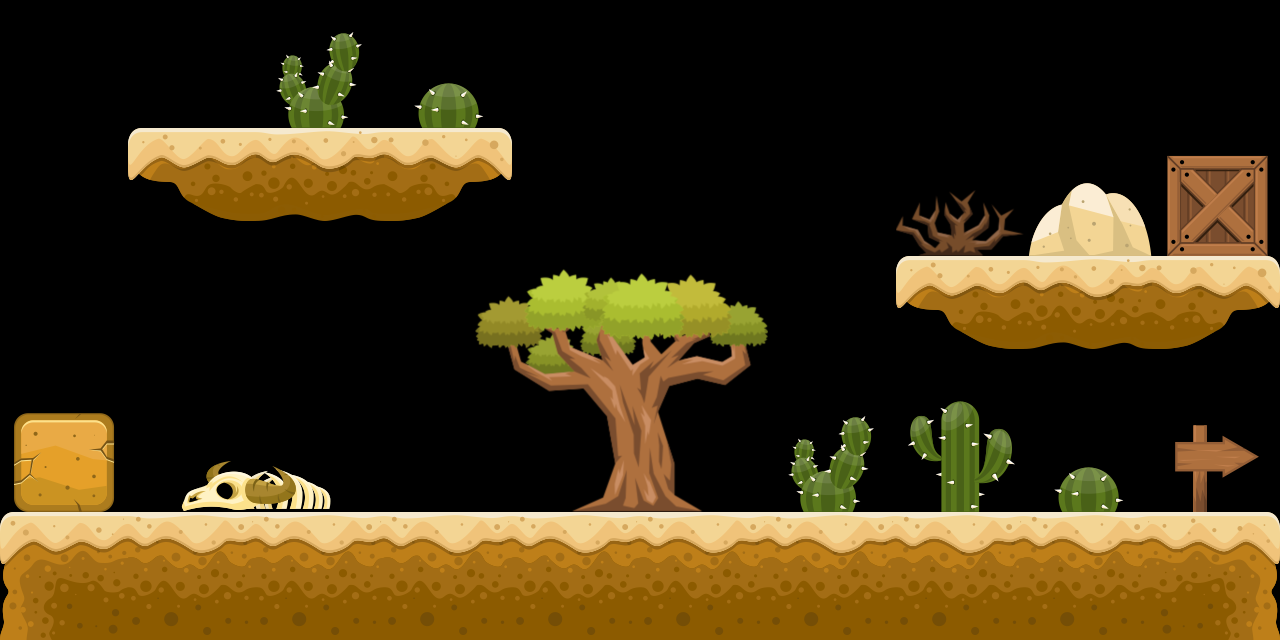

A 2D game scene composited from a Tiled map and its tileset images. What follows is a short description and the map's XML, with every tile layer's data as written:
An orthogonal 10x5 tile map with 128x128 px tiles, 2 tile layers (plataformas, objetos).

<map version="1.4" tiledversion="1.4.3" orientation="orthogonal" renderorder="right-down" width="10" height="5" tilewidth="128" tileheight="128" infinite="0" nextlayerid="4" nextobjectid="1">
 <editorsettings>
  <export target="exemplo.json" format="json" />
 </editorsettings>
 <tileset firstgid="1" name="desert" tilewidth="128" tileheight="128" tilecount="36" columns="9">
  <image source="../tileset/deserto.png" width="1152" height="512" />
  <tile id="0">
   <properties>
    <property name="collider" type="bool" value="true" />
   </properties>
  </tile>
  <tile id="1">
   <properties>
    <property name="collider" type="bool" value="true" />
   </properties>
  </tile>
  <tile id="2">
   <properties>
    <property name="collider" type="bool" value="true" />
   </properties>
  </tile>
  <tile id="3">
   <properties>
    <property name="collider" type="bool" value="false" />
   </properties>
  </tile>
  <tile id="4">
   <properties>
    <property name="collider" type="bool" value="false" />
   </properties>
  </tile>
  <tile id="5">
   <properties>
    <property name="collider" type="bool" value="false" />
   </properties>
  </tile>
  <tile id="6">
   <properties>
    <property name="collider" type="bool" value="false" />
   </properties>
  </tile>
  <tile id="7">
   <properties>
    <property name="collider" type="bool" value="false" />
   </properties>
  </tile>
  <tile id="8">
   <properties>
    <property name="collider" type="bool" value="false" />
   </properties>
  </tile>
  <tile id="9">
   <properties>
    <property name="collider" type="bool" value="true" />
   </properties>
  </tile>
  <tile id="10">
   <properties>
    <property name="collider" type="bool" value="true" />
   </properties>
  </tile>
  <tile id="11">
   <properties>
    <property name="collider" type="bool" value="true" />
   </properties>
  </tile>
  <tile id="12">
   <properties>
    <property name="collider" type="bool" value="false" />
   </properties>
  </tile>
  <tile id="13">
   <properties>
    <property name="collider" type="bool" value="false" />
   </properties>
  </tile>
  <tile id="14">
   <properties>
    <property name="collider" type="bool" value="false" />
   </properties>
  </tile>
  <tile id="15">
   <properties>
    <property name="collider" type="bool" value="false" />
   </properties>
  </tile>
  <tile id="16">
   <properties>
    <property name="collider" type="bool" value="false" />
   </properties>
  </tile>
  <tile id="17">
   <properties>
    <property name="collider" type="bool" value="false" />
   </properties>
  </tile>
  <tile id="18">
   <properties>
    <property name="collider" type="bool" value="true" />
   </properties>
  </tile>
  <tile id="19">
   <properties>
    <property name="collider" type="bool" value="true" />
   </properties>
  </tile>
  <tile id="20">
   <properties>
    <property name="collider" type="bool" value="true" />
   </properties>
  </tile>
  <tile id="21">
   <properties>
    <property name="collider" type="bool" value="true" />
   </properties>
  </tile>
  <tile id="22">
   <properties>
    <property name="collider" type="bool" value="true" />
   </properties>
  </tile>
  <tile id="23">
   <properties>
    <property name="collider" type="bool" value="false" />
   </properties>
  </tile>
  <tile id="24">
   <properties>
    <property name="collider" type="bool" value="false" />
   </properties>
  </tile>
  <tile id="25">
   <properties>
    <property name="collider" type="bool" value="false" />
   </properties>
  </tile>
  <tile id="26">
   <properties>
    <property name="collider" type="bool" value="true" />
   </properties>
  </tile>
  <tile id="27">
   <properties>
    <property name="collider" type="bool" value="true" />
   </properties>
  </tile>
  <tile id="28">
   <properties>
    <property name="collider" type="bool" value="true" />
   </properties>
  </tile>
  <tile id="29">
   <properties>
    <property name="collider" type="bool" value="true" />
   </properties>
  </tile>
  <tile id="30">
   <properties>
    <property name="collider" type="bool" value="true" />
   </properties>
  </tile>
  <tile id="31">
   <properties>
    <property name="collider" type="bool" value="true" />
   </properties>
  </tile>
  <tile id="32">
   <properties>
    <property name="collider" type="bool" value="false" />
   </properties>
  </tile>
  <tile id="33">
   <properties>
    <property name="collider" type="bool" value="false" />
   </properties>
  </tile>
  <tile id="34">
   <properties>
    <property name="collider" type="bool" value="false" />
   </properties>
  </tile>
  <tile id="35">
   <properties>
    <property name="collider" type="bool" value="false" />
   </properties>
  </tile>
 </tileset>
 <layer id="1" name="plataformas" width="10" height="5">
  <data encoding="csv">
0,0,0,0,0,0,0,0,0,0,
0,28,29,30,0,0,0,0,0,0,
0,0,0,7,8,9,0,0,0,0,
27,0,0,0,17,18,0,0,0,0,
1,2,2,2,2,2,2,2,2,3
</data>
 </layer>
 <layer id="2" name="objetos" width="10" height="5">
  <data encoding="csv">
0,0,4,6,0,0,0,0,0,0,
0,0,0,0,0,0,0,16,13,36,
0,0,0,0,0,0,0,28,29,30,
0,24,25,0,0,0,4,5,6,35,
0,0,0,0,0,0,0,0,0,0
</data>
 </layer>
</map>
